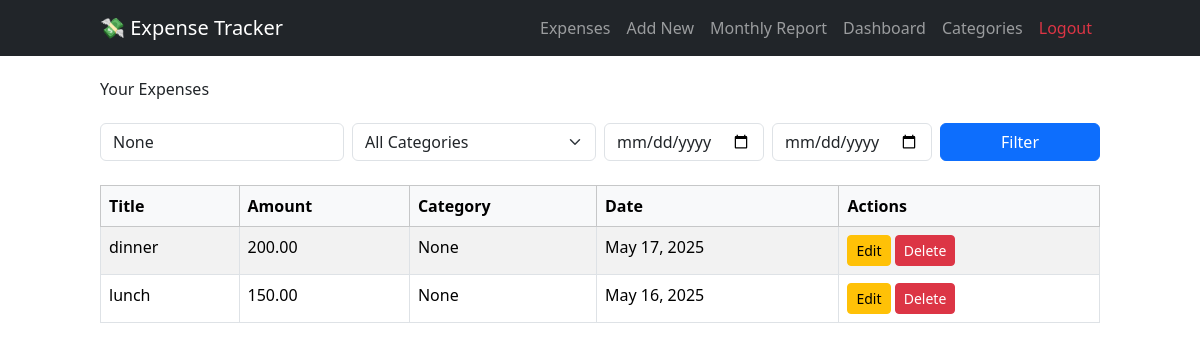
The app's page / (signed in), older data.
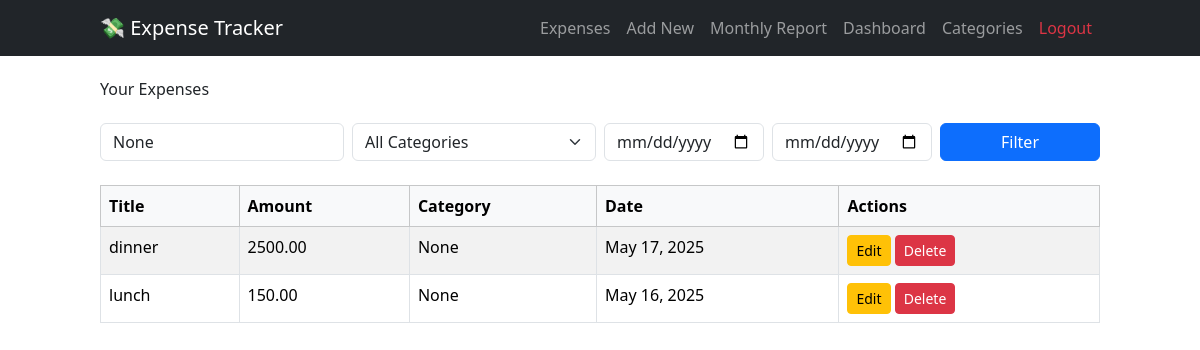
The same page, newer data.
### expenses/models.py (models this page shows, shortened)
class Expense(models.Model):
    user = models.ForeignKey(User, on_delete=models.CASCADE)
    title = models.CharField(max_length=255)
    amount = models.DecimalField(max_digits=10, decimal_places=2)
    category = models.ForeignKey(Category, on_delete=models.SET_NULL, null=True, blank=True)
    date = models.DateField()
    created_at = models.DateTimeField(auto_now_add=True)

### expenses/views.py (the view)
# urls.py: path('', views.expense_list, name='expense_list'),
@login_required
def expense_list(request):
    expenses = Expense.objects.filter(user=request.user).order_by('-date')
    title_query = request.GET.get('title')
    category_query = request.GET.get('category')
    start_date = request.GET.get('start_date')
    end_date = request.GET.get('end_date')
    if title_query:
        expenses = expenses.filter(title__icontains=title_query)
    if category_query:
        expenses = expenses.filter(category__id=category_query)
    if start_date and end_date:
        expenses = expenses.filter(date__range=[start_date, end_date])
    context = {
        'expenses': expenses,
        'title_query': title_query,
        'category_query': category_query,
        'start_date': start_date,
        'end_date': end_date,
    }
    return render(request, 'expenses/expense_list.html', context)

### expenses/templates/expenses/expense_list.html (shortened to what this page needs)
{% extends 'expenses/base.html' %}
{% block content %}
<h2 class="mb-4">Your Expenses</h2>
<form method="get" class="row g-2 mb-4">
  <div class="col-md-3">
    <input type="text" name="title" class="form-control" placeholder="Search title" value="{{ title_query }}">
  </div>
  <div class="col-md-3">
    <select name="category" class="form-select">
      <option value="">All Categories</option>
    </select>
  </div>
  <div class="col-md-2">
    <input type="date" name="start_date" class="form-control" value="{{ start_date }}">
  </div>
  <div class="col-md-2">
    <input type="date" name="end_date" class="form-control" value="{{ end_date }}">
  </div>
  <div class="col-md-2">
    <button type="submit" class="btn btn-primary w-100">Filter</button>
  </div>
</form>
<table class="table table-bordered table-striped">
  <thead class="table-light">
    <tr>
      <th>Title</th>
      <th>Amount</th>
      <th>Category</th>
      <th>Date</th>
      <th>Actions</th>
    </tr>
  </thead>
  <tbody>
    {% for expense in expenses %}
    <tr>
      <td>{{ expense.title }}</td>
      <td>{{ expense.amount }}</td>
      <td>{{ expense.category }}</td>
      <td>{{ expense.date }}</td>
      <td>
        <a href="{% url 'edit_expense' expense.id %}" class="btn btn-sm btn-warning">Edit</a>
        <form method="post" action="{% url 'delete_expense' expense.id %}" class="d-inline">
          <button type="submit" class="btn btn-sm btn-danger">Delete</button>
        </form>
      </td>
    </tr>
    {% empty %}
    <tr>
      <td colspan="5" class="text-center">No expenses found.</td>
    </tr>
    {% endfor %}
  </tbody>
</table>
{% endblock %}

Row changes from the older to the newer data that the page shows:
changed Expense "dinner": amount "200.00" → "2500.00"
